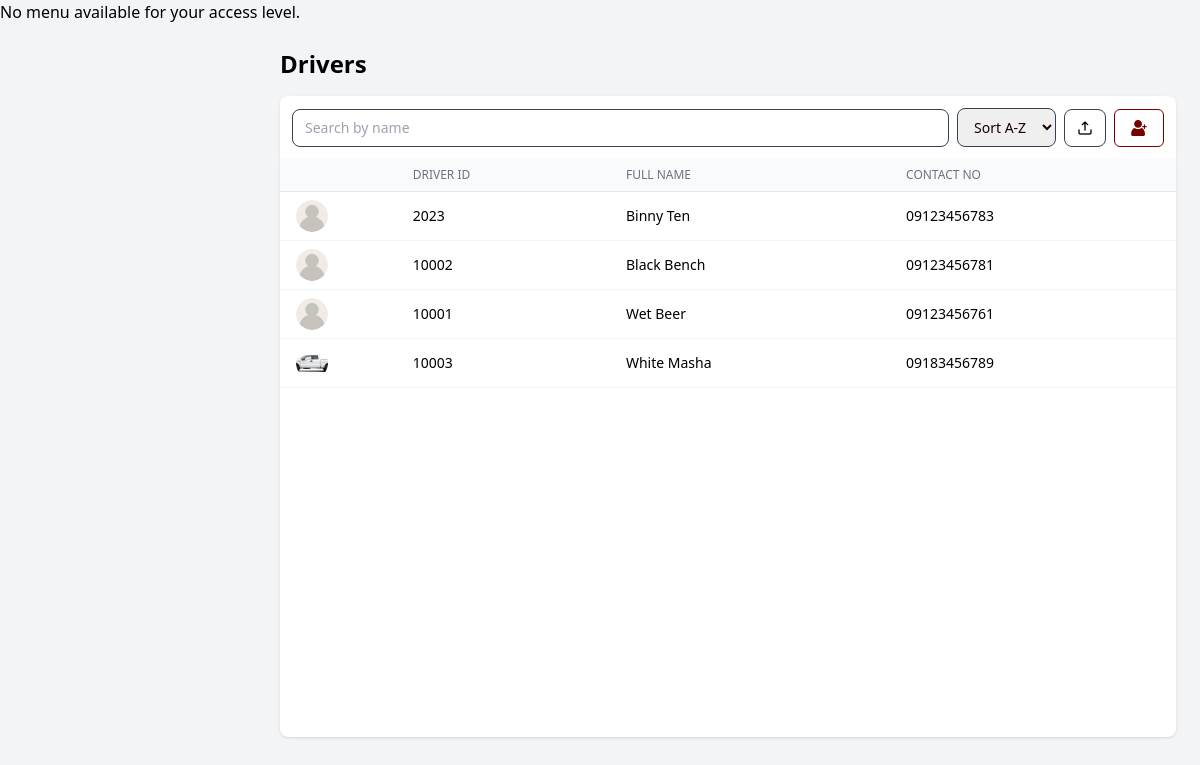
The app's page /app/modules/shared/views/driver.php (signed in) with its own data.
### tables this page shows
CREATE TABLE `driver` (
  `driver_id` int(10) unsigned NOT NULL AUTO_INCREMENT,
  `firstName` varchar(50) NOT NULL,
  `lastName` varchar(50) NOT NULL,
  `contact` varchar(11) DEFAULT NULL,
  `hire_date` date DEFAULT NULL,
  `profile_picture` varchar(255) DEFAULT NULL,
  PRIMARY KEY (`driver_id`)
);

### app/core/BaseModel.php (called while the page is built, shortened)
<?php
class BaseModel {
    protected $host = 'localhost';
    protected $user = 'root';
    protected $pass = '';
    protected $name = 'u_request';
    private function connect() {
        $this->db = @new mysqli($this->host, $this->user, $this->pass, $this->name);
    }
}

### app/controllers/DriverController.php (called while the page is built, shortened)
<?php
require_once __DIR__ . '/../models/DriverModel.php';
class DriverController {
    private $model;
    public function __construct() {
        $this->model = new  DriverModel();
    }
    public function getAllDriver() {
        return $this->model->getAllDriver();
    }
}

### app/models/DriverModel.php (called while the page is built, shortened)
<?php
require_once __DIR__ . '/../core/BaseModel.php';
class DriverModel extends BaseModel {
    public function getAllDriver() {
       $sql = "
            SELECT
                d.driver_id,
                d.firstName,
                d.lastName,
                CONCAT(d.firstName, ' ', d.lastName) AS full_name,
                d.contact,
                d.hire_date,
                d.profile_picture,
                'Available' AS status
            FROM driver d
            ORDER BY full_name ASC
        ";
        $result = $this->db->query($sql);
        return $result->fetch_all(MYSQLI_ASSOC);
    }
}

### app/modules/shared/views/driver.php (the view, shortened to what this page needs)
<?php
require_once __DIR__ . '/../../../controllers/DriverController.php';
$controller = new DriverController(); $drivers = $controller->getAllDriver();
?>
<!DOCTYPE html>
<html lang="en">
<head>
  <link rel="stylesheet" href="/public/assets/css/output.css" />
</head>
<body class="bg-gray-100">
  <?php
  if ($_SESSION['access_level'] == 1) {
      include COMPONENTS_PATH . '/superadmin_menu.php';
  } elseif ($_SESSION['access_level'] == 3) {
      include COMPONENTS_PATH . '/motorpool_menu.php';
  } else {
      echo "<p>No menu available for your access level.</p>";
  }
  ?>
  <main class="ml-16 md:ml-64 flex flex-col min-h-screen transition-all duration-300">
    <div class="p-6">
      <h1 class="text-2xl font-bold mb-4">Drivers</h1>
      <div x-data="{ showDetails: false, selected: {} }" class="grid grid-cols-1 md:grid-cols-3 gap-4">
        <div :class="showDetails ? 'col-span-2' : 'col-span-3'">
          <div class="p-3 flex flex-wrap gap-2 justify-between items-center bg-white shadow rounded-t-lg">
            <input type="text" id="searchUser" placeholder="Search by name" class="flex-1 min-w-[200px] input-field">
            <select class="input-field" id="sortUsers">
                <option value="az">Sort A-Z</option>
            </select>
            <button title="Export" id="export" class="btn-upper">
                <img src="/public/assets/img/export.png" alt="User" class="size-4 my-0.5">
            </button>
                <div x-data="{ showModal: false }">
            <button @click="showModal = true" title="Add new driver" class="btn btn-secondary">
                <img src="/public/assets/img/add-admin.png" alt="User" class="size-4 my-0.5">
            </button>
          </div>
          </div>
          <div class="overflow-x-auto h-[578px] overflow-y-auto rounded-b-lg shadow bg-white">
          <table class="min-w-full divide-y divide-gray-200 bg-white rounded-lg p-2">
            <thead class="bg-gray-50">
              <tr>
                <th class="px-4 py-2 text-left text-xs font-medium text-gray-500 uppercase">&nbsp;</th>
                <th class="px-4 py-2 text-left text-xs font-medium text-gray-500 uppercase">Driver ID</th>
                <th class="px-4 py-2 text-left text-xs font-medium text-gray-500 uppercase">Full Name</th>
                <th class="px-4 py-2 text-left text-xs font-medium text-gray-500 uppercase">Contact No</th>
              </tr>
            </thead>
            <tbody id="usersTable" class="text-sm">
            <?php if (!empty($drivers)): ?>
              <?php foreach ($drivers as $person): ?>
                <tr
                  data-staffid="<?= htmlspecialchars($person['driver_id']) ?>"
                  data-firstname="<?= htmlspecialchars($person['firstName']) ?>"
                  data-lastname="<?= htmlspecialchars($person['lastName']) ?>"
                  @click="
                    selected = {
                      staff_id: '<?= htmlspecialchars($person['driver_id']) ?>',
                      firstName: '<?= htmlspecialchars($person['firstName']) ?>',
                      lastName: '<?= htmlspecialchars($person['lastName']) ?>',
                      contact: '<?= htmlspecialchars($person['contact']) ?>',
                      hire_date: '<?= htmlspecialchars($person['hire_date']) ?>',
                      status: '<?= htmlspecialchars($person['status']) ?>',
                      profile_picture: '<?= !empty($person['profile_picture']) ? $person['profile_picture'] : '' ?>'
                    };
                    showDetails = true;
                    $nextTick(() => {
                      const preview = document.getElementById('profile-preview');
                      if (!preview) return;
                      preview.dataset.staffid = selected.staff_id;
                      preview.src = selected.profile_picture
                        ? '/public/uploads/profile_pics/' + selected.profile_picture
                        : '/public/assets/img/user-default.png';
                    });
                  "
                  class="cursor-pointer hover:bg-gray-100 border-b border-gray-100"
                >
                  <td class="pl-4 py-2">
                    <img src="<?= !empty($person['profile_picture'])
                                  ? '/public/uploads/profile_pics/' . $person['profile_picture']
                                  : '/public/assets/img/user-default.png' ?>"
                        alt="User" class="size-8 rounded-full object-cover">
                  </td>
                  <td class="px-4 py-2">
                    <?= htmlspecialchars($person['driver_id']) ?>
                  </td>
                  <td class="px-4 py-2">
                    <?= htmlspecialchars($person['firstName'] . ' ' . $person['lastName']) ?>
                  </td>
                  <td class="px-4 py-2">
                    <?= htmlspecialchars($person['contact']) ?>
                  </td>
                </tr>
              <?php endforeach; ?>
            <?php else: ?>
              <tr>
                <td colspan="5" class="text-center py-4 text-gray-500">No driver records found.</td>
              </tr>
            <?php endif; ?>
          </tbody>
          </table>
          </div>
        </div>
      </div>
    </div>
  </main>
</body>
</html>

### records on screen
driver: driver_id "2023", firstName+lastName "Binny Ten", contact "09123456783"
driver: driver_id "10002", firstName+lastName "Black Bench", contact "09123456781"
driver: driver_id "10001", firstName+lastName "Wet Beer", contact "09123456761"
driver: profile_picture (picture), driver_id "10003", firstName+lastName "White Masha", contact "09183456789"
